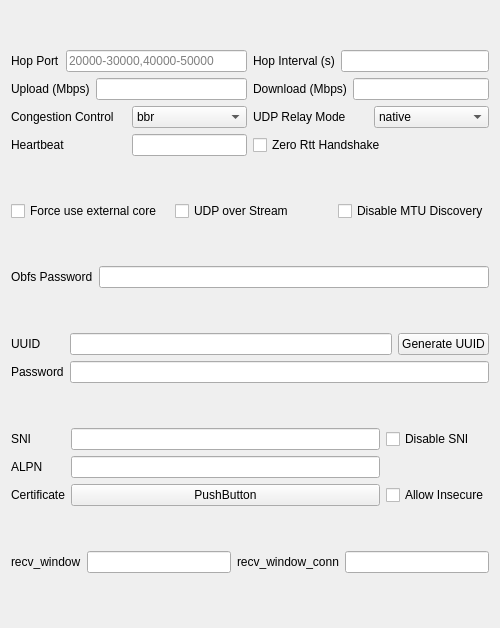
<?xml version="1.0" encoding="UTF-8"?>
<ui version="4.0">
 <class>EditQUIC</class>
 <widget class="QWidget" name="EditQUIC">
  <property name="geometry">
   <rect>
    <x>0</x>
    <y>0</y>
    <width>500</width>
    <height>628</height>
   </rect>
  </property>
  <property name="windowTitle">
   <string notr="true">EditHysteria</string>
  </property>
  <layout class="QVBoxLayout" name="verticalLayout">
   <item>
    <layout class="QGridLayout" name="upBox">
     <item row="1" column="1">
      <layout class="QHBoxLayout" name="downloadMbpsLay">
       <item>
        <widget class="QLabel" name="downloadMbps_l">
         <property name="text">
          <string>Download (Mbps)</string>
         </property>
        </widget>
       </item>
       <item>
        <widget class="MyLineEdit" name="downloadMbps"/>
       </item>
      </layout>
     </item>
     <item row="0" column="0">
      <layout class="QHBoxLayout" name="hopPortLay">
       <item>
        <widget class="QLabel" name="hopPort_l">
         <property name="text">
          <string>Hop Port</string>
         </property>
        </widget>
       </item>
       <item>
        <widget class="MyLineEdit" name="hopPort">
         <property name="placeholderText">
          <string>20000-30000,40000-50000</string>
         </property>
        </widget>
       </item>
      </layout>
     </item>
     <item row="0" column="1">
      <layout class="QHBoxLayout" name="hopIntervalLay">
       <item>
        <widget class="QLabel" name="hopInterval_l">
         <property name="text">
          <string>Hop Interval (s)</string>
         </property>
        </widget>
       </item>
       <item>
        <widget class="MyLineEdit" name="hopInterval"/>
       </item>
      </layout>
     </item>
     <item row="3" column="0">
      <layout class="QHBoxLayout" name="heartbeatLay">
       <item>
        <widget class="QLabel" name="heartbeat_l">
         <property name="text">
          <string>Heartbeat</string>
         </property>
        </widget>
       </item>
       <item>
        <widget class="MyLineEdit" name="heartbeat">
         <property name="sizePolicy">
          <sizepolicy hsizetype="Preferred" vsizetype="Fixed">
           <horstretch>0</horstretch>
           <verstretch>0</verstretch>
          </sizepolicy>
         </property>
        </widget>
       </item>
      </layout>
     </item>
     <item row="1" column="0">
      <layout class="QHBoxLayout" name="uploadMbpsLay">
       <item>
        <widget class="QLabel" name="uploadMbps_l">
         <property name="text">
          <string>Upload (Mbps)</string>
         </property>
        </widget>
       </item>
       <item>
        <widget class="MyLineEdit" name="uploadMbps"/>
       </item>
      </layout>
     </item>
     <item row="3" column="1">
      <widget class="QCheckBox" name="zeroRttHandshake">
       <property name="text">
        <string>Zero Rtt Handshake</string>
       </property>
      </widget>
     </item>
     <item row="2" column="0">
      <layout class="QHBoxLayout" name="congestionControlLay">
       <item>
        <widget class="QLabel" name="congestionControl_l">
         <property name="text">
          <string>Congestion Control</string>
         </property>
        </widget>
       </item>
       <item>
        <widget class="QComboBox" name="congestionControl">
         <item>
          <property name="text">
           <string notr="true">bbr</string>
          </property>
         </item>
         <item>
          <property name="text">
           <string notr="true">cubic</string>
          </property>
         </item>
         <item>
          <property name="text">
           <string notr="true">new_reno</string>
          </property>
         </item>
        </widget>
       </item>
      </layout>
     </item>
     <item row="2" column="1">
      <layout class="QHBoxLayout" name="udpRelayModeLay">
       <item>
        <widget class="QLabel" name="udpRelayMode_l">
         <property name="text">
          <string>UDP Relay Mode</string>
         </property>
        </widget>
       </item>
       <item>
        <widget class="QComboBox" name="udpRelayMode">
         <item>
          <property name="text">
           <string notr="true">native</string>
          </property>
         </item>
         <item>
          <property name="text">
           <string notr="true">quic</string>
          </property>
         </item>
        </widget>
       </item>
      </layout>
     </item>
    </layout>
   </item>
   <item>
    <layout class="QHBoxLayout" name="horizontalLayout">
     <item>
      <widget class="QCheckBox" name="forceExternal">
       <property name="text">
        <string>Force use external core</string>
       </property>
      </widget>
     </item>
     <item>
      <widget class="QCheckBox" name="uos">
       <property name="toolTip">
        <string notr="true">Requires sing-box server</string>
       </property>
       <property name="text">
        <string notr="true">UDP over Stream</string>
       </property>
      </widget>
     </item>
     <item>
      <widget class="QCheckBox" name="disableMtuDiscovery">
       <property name="sizePolicy">
        <sizepolicy hsizetype="Maximum" vsizetype="Fixed">
         <horstretch>0</horstretch>
         <verstretch>0</verstretch>
        </sizepolicy>
       </property>
       <property name="text">
        <string>Disable MTU Discovery</string>
       </property>
      </widget>
     </item>
    </layout>
   </item>
   <item>
    <layout class="QGridLayout" name="obfuscation">
     <item row="0" column="1">
      <widget class="MyLineEdit" name="obfsPassword"/>
     </item>
     <item row="0" column="0">
      <widget class="QLabel" name="obfsPassword_l">
       <property name="text">
        <string>Obfs Password</string>
       </property>
      </widget>
     </item>
    </layout>
   </item>
   <item>
    <layout class="QGridLayout" name="authentication">
     <item row="0" column="2">
      <widget class="QPushButton" name="uuidgen">
       <property name="text">
        <string>Generate UUID</string>
       </property>
      </widget>
     </item>
     <item row="0" column="0">
      <widget class="QLabel" name="uuid_l">
       <property name="text">
        <string notr="true">UUID</string>
       </property>
      </widget>
     </item>
     <item row="0" column="1">
      <widget class="MyLineEdit" name="uuid"/>
     </item>
     <item row="1" column="0">
      <widget class="QLabel" name="password_l">
       <property name="sizePolicy">
        <sizepolicy hsizetype="Maximum" vsizetype="Preferred">
         <horstretch>0</horstretch>
         <verstretch>0</verstretch>
        </sizepolicy>
       </property>
       <property name="text">
        <string>Password</string>
       </property>
      </widget>
     </item>
     <item row="1" column="1" colspan="2">
      <widget class="MyLineEdit" name="password"/>
     </item>
    </layout>
   </item>
   <item>
    <layout class="QGridLayout" name="TLS" rowstretch="0,0,0">
     <item row="2" column="0">
      <widget class="QLabel" name="certificate_l">
       <property name="text">
        <string>Certificate</string>
       </property>
      </widget>
     </item>
     <item row="2" column="1">
      <widget class="QPushButton" name="certificate">
       <property name="text">
        <string notr="true">PushButton</string>
       </property>
      </widget>
     </item>
     <item row="1" column="1">
      <widget class="MyLineEdit" name="alpn"/>
     </item>
     <item row="0" column="2">
      <widget class="QCheckBox" name="disableSni">
       <property name="text">
        <string>Disable SNI</string>
       </property>
      </widget>
     </item>
     <item row="0" column="1">
      <widget class="MyLineEdit" name="sni"/>
     </item>
     <item row="1" column="0">
      <widget class="QLabel" name="alpn_l">
       <property name="text">
        <string notr="true">ALPN</string>
       </property>
      </widget>
     </item>
     <item row="0" column="0">
      <widget class="QLabel" name="sni_l">
       <property name="text">
        <string>SNI</string>
       </property>
      </widget>
     </item>
     <item row="2" column="2">
      <widget class="QCheckBox" name="allowInsecure">
       <property name="text">
        <string>Allow Insecure</string>
       </property>
      </widget>
     </item>
     <item row="1" column="2">
      <spacer name="alpn_sp">
       <property name="orientation">
        <enum>Qt::Horizontal</enum>
       </property>
       <property name="sizeType">
        <enum>QSizePolicy::Maximum</enum>
       </property>
       <property name="sizeHint" stdset="0">
        <size>
         <width>40</width>
         <height>20</height>
        </size>
       </property>
      </spacer>
     </item>
    </layout>
   </item>
   <item>
    <layout class="QHBoxLayout" name="flowControlWindow">
     <item>
      <widget class="QLabel" name="streamReceiveWindow_l">
       <property name="text">
        <string notr="true">recv_window</string>
       </property>
      </widget>
     </item>
     <item>
      <widget class="MyLineEdit" name="streamReceiveWindow"/>
     </item>
     <item>
      <widget class="QLabel" name="connectionReceiveWindow_l">
       <property name="text">
        <string notr="true">recv_window_conn</string>
       </property>
      </widget>
     </item>
     <item>
      <widget class="MyLineEdit" name="connectionReceiveWindow"/>
     </item>
    </layout>
   </item>
  </layout>
 </widget>
 <customwidgets>
  <customwidget>
   <class>MyLineEdit</class>
   <extends>QLineEdit</extends>
   <header>ui/widget/MyLineEdit.h</header>
  </customwidget>
 </customwidgets>
 <tabstops>
  <tabstop>hopPort</tabstop>
  <tabstop>hopInterval</tabstop>
  <tabstop>uploadMbps</tabstop>
  <tabstop>downloadMbps</tabstop>
  <tabstop>congestionControl</tabstop>
  <tabstop>udpRelayMode</tabstop>
  <tabstop>heartbeat</tabstop>
  <tabstop>zeroRttHandshake</tabstop>
  <tabstop>forceExternal</tabstop>
  <tabstop>uos</tabstop>
  <tabstop>disableMtuDiscovery</tabstop>
  <tabstop>obfsPassword</tabstop>
  <tabstop>uuid</tabstop>
  <tabstop>uuidgen</tabstop>
  <tabstop>password</tabstop>
  <tabstop>sni</tabstop>
  <tabstop>disableSni</tabstop>
  <tabstop>alpn</tabstop>
  <tabstop>certificate</tabstop>
  <tabstop>allowInsecure</tabstop>
  <tabstop>streamReceiveWindow</tabstop>
  <tabstop>connectionReceiveWindow</tabstop>
 </tabstops>
 <resources/>
 <connections/>
</ui>
